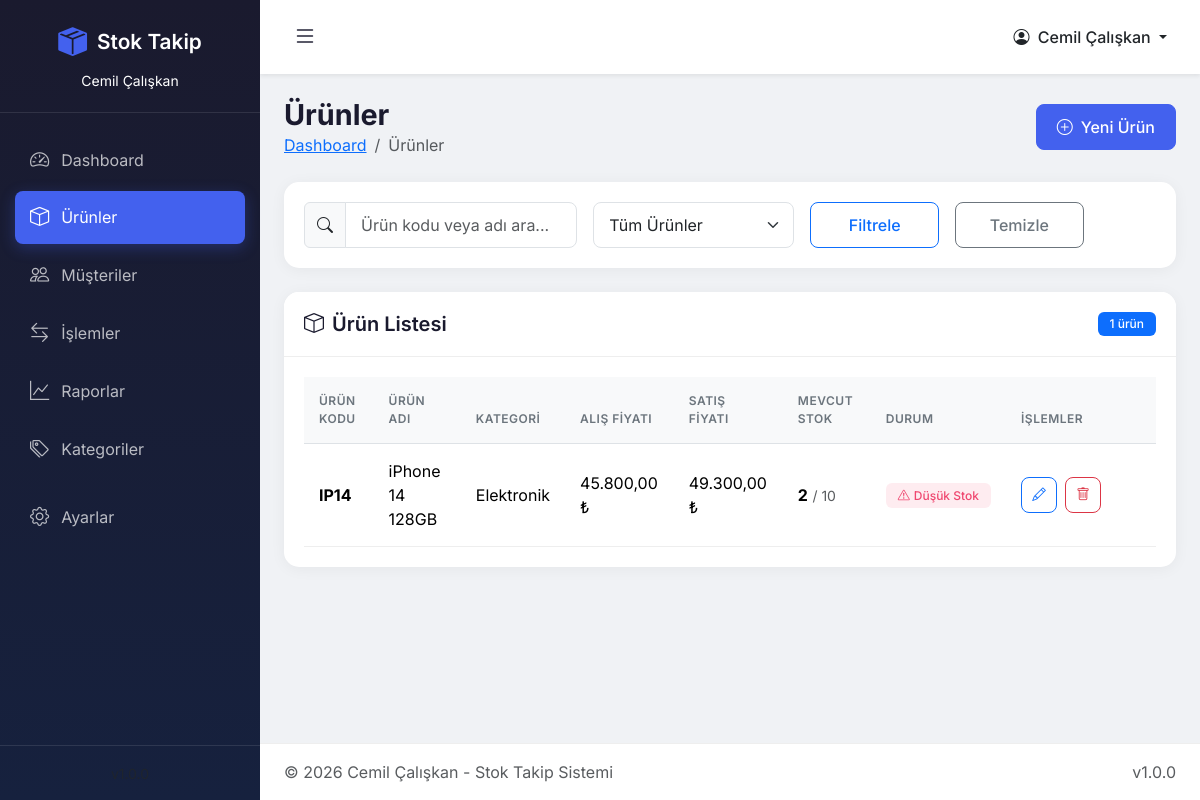
Screenshot of /urunler.php (signed in) with the database file from the repository.
### tables this page shows
CREATE TABLE `urunler` (
  `id` int(11) NOT NULL,
  `urun_kodu` varchar(50) NOT NULL,
  `urun_adi` varchar(255) NOT NULL,
  `kategori_id` int(11) DEFAULT NULL,
  `alis_fiyati` decimal(10,2) DEFAULT 0.00,
  `satis_fiyati` decimal(10,2) DEFAULT 0.00,
  `mevcut_stok` int(11) DEFAULT 0,
  `kritik_stok` int(11) DEFAULT 10,
  `aciklama` text DEFAULT NULL,
  `durum` enum('aktif','pasif') DEFAULT 'aktif',
  `olusturma_tarihi` timestamp NOT NULL DEFAULT current_timestamp(),
  `guncelleme_tarihi` timestamp NOT NULL DEFAULT current_timestamp() ON UPDATE current_timestamp()
);

CREATE TABLE `kategoriler` (
  `id` int(11) NOT NULL,
  `kategori_adi` varchar(100) NOT NULL,
  `aciklama` text DEFAULT NULL,
  `olusturma_tarihi` timestamp NOT NULL DEFAULT current_timestamp(),
  `guncelleme_tarihi` timestamp NOT NULL DEFAULT current_timestamp() ON UPDATE current_timestamp()
);

### config/database.php (called while the page is built, shortened)
<?php
function formatMoney($amount) {
    return number_format($amount, 2, ',', '.') . ' ₺';
}

### urunler.php (the view, shortened to what this page needs)
<?php
require_once 'includes/header.php';
$db = getDB();
try {
    $sql = "SELECT u.*, k.kategori_adi FROM urunler u LEFT JOIN kategoriler k ON u.kategori_id = k.id WHERE u.durum = 'aktif'";
    $params = [];
    $sql .= " ORDER BY u.olusturma_tarihi DESC";
    $stmt = $db->prepare($sql);
    $stmt->execute($params);
    $urunler = $stmt->fetchAll();
} catch (PDOException $e) {
    $urunler = [];
}
?>
<div class="page-title d-flex justify-content-between align-items-center flex-wrap gap-3">
    <div>
        <h1>Ürünler</h1>
        <nav aria-label="breadcrumb">
            <ol class="breadcrumb mb-0">
                <li class="breadcrumb-item"><a href="index.php">Dashboard</a></li>
                <li class="breadcrumb-item active">Ürünler</li>
            </ol>
        </nav>
    </div>
    <div class="d-flex gap-2">
        <button type="button" class="btn btn-primary" data-bs-toggle="modal" data-bs-target="#addProductModal">
            <i class="bi bi-plus-circle me-2"></i>Yeni Ürün
        </button>
    </div>
</div>
<div class="card mb-4">
    <div class="card-body">
        <form method="GET" class="row g-3">
            <div class="col-md-4">
                <div class="input-group">
                    <span class="input-group-text"><i class="bi bi-search"></i></span>
                    <input type="text" class="form-control" name="search" placeholder="Ürün kodu veya adı ara..." value="<?= htmlspecialchars($_GET['search'] ?? '') ?>">
                </div>
            </div>
            <div class="col-md-3">
                <select class="form-select" name="filter">
                    <option value="">Tüm Ürünler</option>
                </select>
            </div>
            <div class="col-md-2">
                <button type="submit" class="btn btn-outline-primary w-100">Filtrele</button>
            </div>
            <div class="col-md-2">
                <a href="urunler.php" class="btn btn-outline-secondary w-100">Temizle</a>
            </div>
        </form>
    </div>
</div>
<div class="card">
    <div class="card-header d-flex justify-content-between align-items-center">
        <h5 class="mb-0"><i class="bi bi-box me-2"></i>Ürün Listesi</h5>
        <span class="badge bg-primary"><?= count($urunler) ?> ürün</span>
    </div>
    <div class="card-body">
        <div class="table-responsive">
            <table class="table table-hover" id="productsTable">
                <thead>
                    <tr>
                        <th>Ürün Kodu</th>
                        <th>Ürün Adı</th>
                        <th>Kategori</th>
                        <th>Alış Fiyatı</th>
                        <th>Satış Fiyatı</th>
                        <th>Mevcut Stok</th>
                        <th>Durum</th>
                        <th width="150">İşlemler</th>
                    </tr>
                </thead>
                <tbody>
                    <?php foreach ($urunler as $urun): ?>
                        <tr>
                            <td><strong><?= htmlspecialchars($urun['urun_kodu']) ?></strong></td>
                            <td><?= htmlspecialchars($urun['urun_adi']) ?></td>
                            <td><?= htmlspecialchars($urun['kategori_adi'] ?? '-') ?></td>
                            <td><?= formatMoney($urun['alis_fiyati']) ?></td>
                            <td><?= formatMoney($urun['satis_fiyati']) ?></td>
                            <td>
                                <strong><?= $urun['mevcut_stok'] ?></strong>
                                <small class="text-muted">/ <?= $urun['kritik_stok'] ?></small>
                            </td>
                            <td>
                                <?php if ($urun['mevcut_stok'] <= $urun['kritik_stok']): ?>
                                    <span class="badge badge-low-stock">
                                        <i class="bi bi-exclamation-triangle me-1"></i>Düşük Stok
                                    </span>
                                <?php else: ?>
                                    <span class="badge badge-in-stock">
                                        <i class="bi bi-check-circle me-1"></i>Stokta
                                    </span>
                                <?php endif; ?>
                            </td>
                            <td>
                                <div class="action-btns">
                                    <button type="button" class="btn btn-sm btn-outline-primary btn-icon"
                                            onclick="editProduct(<?= htmlspecialchars(json_encode($urun)) ?>)"
                                            title="Düzenle">
                                        <i class="bi bi-pencil"></i>
                                    </button>
                                    <form method="POST" class="d-inline" onsubmit="return confirm('Bu ürünü silmek istediğinize emin misiniz?');">
                                        <button type="submit" class="btn btn-sm btn-outline-danger btn-icon" title="Sil">
                                            <i class="bi bi-trash"></i>
                                        </button>
                                    </form>
                                </div>
                            </td>
                        </tr>
                    <?php endforeach; ?>
                </tbody>
            </table>
        </div>
    </div>
</div>
<?php require_once 'includes/footer.php'; ?>

### assets/css/style.css (style rules this page uses)
:root { --primary-color: #4361ee; --primary-dark: #3a56d4; --secondary-color: #7209b7; --success-color: #06d6a0; --warning-color: #ffd166; --danger-color: #ef476f; --info-color: #118ab2; --dark-color: #1a1a2e; --light-color: #f8f9fa; --sidebar-width: 260px; --sidebar-collapsed-width: 70px; }
* { margin: 0; padding: 0; box-sizing: border-box; }
body { font-family: 'Inter', -apple-system, BlinkMacSystemFont, sans-serif; background-color: #f0f2f5; color: #333; min-height: 100vh; }
.card { border: none; border-radius: 15px; box-shadow: 0 2px 15px rgba(0,0,0,0.05); }
.card-header { background: #fff; border-bottom: 1px solid #eee; padding: 20px; border-radius: 15px 15px 0 0 !important; }
.card-header h5 { margin: 0; font-weight: 600; color: var(--dark-color); }
.card-body { padding: 20px; }
.table { margin-bottom: 0; }
.table th { border-top: none; font-weight: 600; color: #6c757d; text-transform: uppercase; font-size: 0.75rem; letter-spacing: 0.5px; padding: 15px; background: #f8f9fa; }
.table td { padding: 15px; vertical-align: middle; border-color: #eee; }
.badge { padding: 6px 12px; font-weight: 500; border-radius: 6px; }
.badge-low-stock { background: rgba(239, 71, 111, 0.1); color: var(--danger-color); }
.btn { padding: 10px 20px; border-radius: 8px; font-weight: 500; transition: all 0.3s ease; }
.btn-primary { background: var(--primary-color); border-color: var(--primary-color); }
.btn-sm { padding: 6px 12px; font-size: 0.85rem; }
.btn-icon { width: 36px; height: 36px; padding: 0; display: inline-flex; align-items: center; justify-content: center; border-radius: 8px; }
.form-control, .form-select { border-radius: 8px; padding: 10px 15px; border: 1px solid #dee2e6; transition: all 0.3s ease; }
.page-title { margin-bottom: 25px; }
.page-title h1 { font-size: 1.8rem; font-weight: 700; color: var(--dark-color); margin: 0; }
.page-title .breadcrumb { margin: 0; padding: 0; background: none; }
.action-btns { display: flex; gap: 8px; }
.stat-card, .card { animation: fadeIn 0.5s ease forwards; }

### rows the page displays
urunler: urun_kodu "IP14", urun_adi "iPhone 14 128GB", kategori.kategori_adi "Elektronik", alis_fiyati "45.800,00 ₺", satis_fiyati "49.300,00 ₺", mevcut_stok "2", kritik_stok "10", shows "Düşük Stok"

### other values shown
getCurrentUserName() "Cemil Çalışkan"
count($urunler) "1"
APP_VERSION "1.0.0"
